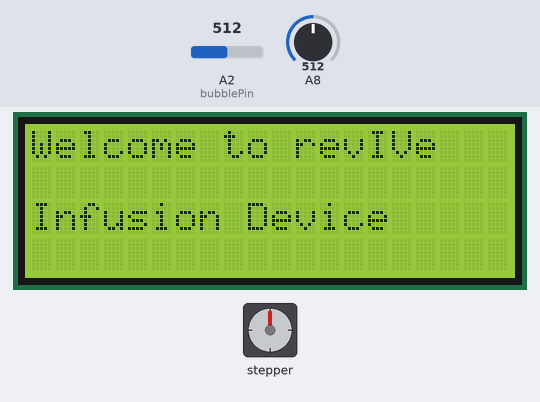
Simulated run of this sketch. Board: Arduino Mega 2560, built with avr-gcc and run on an emulated ATmega2560. Parts: 20×4 character LCD, stepper motor. The test bench sets the inputs (shaded band); at power-on: A8 = 512, A2 (bubblePin) = 512. Stepper angles assume 200 steps per turn; what the sketch prints to the serial monitor is not drawn.

Above: at 6.2 s.
6.3 s: A8 set to 198
At 7.1 s:
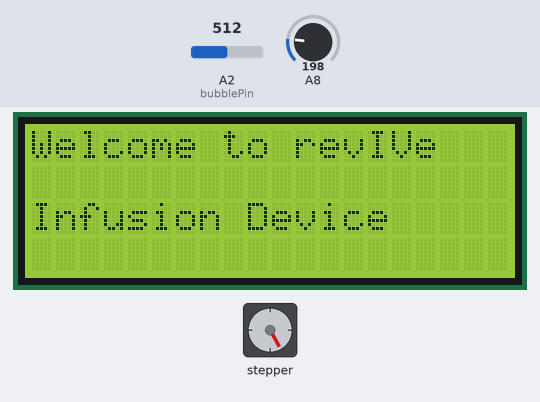
11.1 s: A8 set to 178
At 12.4 s:
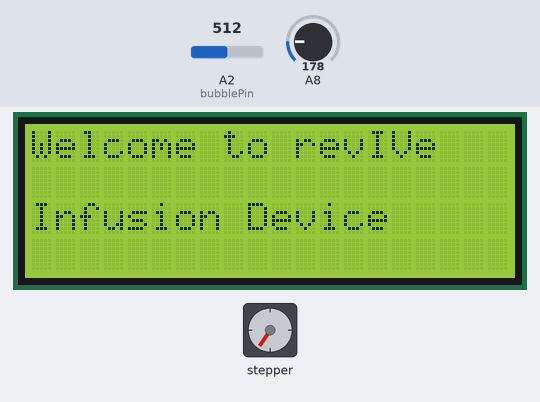
15.9 s: A8 set to 156
At 17.4 s:
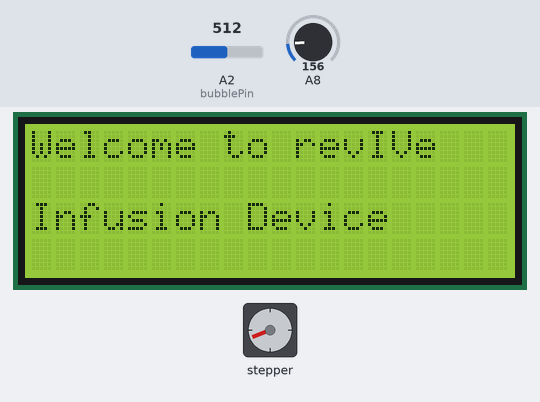
20.7 s: A8 set to 146
At 22.5 s:
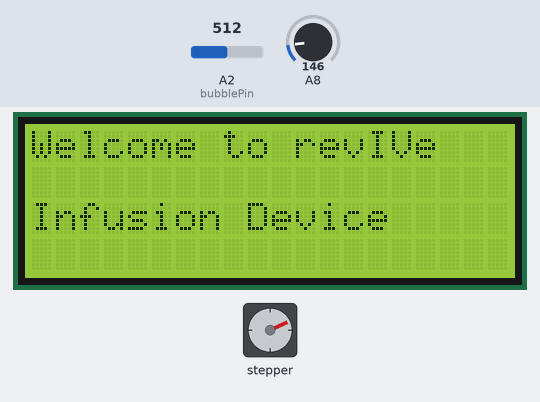
25.5 s: A8 set to 122
30.3 s: A8 set to 111
Timing chart, 0 to 44.4 s (numbered marks = the images above; inputs shaded):
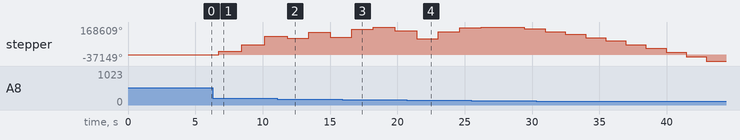

The sketch:

weightProcessing.ino
```cpp
// Analog values for calibration
const float loadA = 16.99; // Lower bound weight g
const int analogvalA = 117; // analog reading taken with load A on the load cell
const float loadB = 1113.45; // Upper bound weight g
const int analogvalB = 1016; // analog reading taken with load B on the load cell
const double dens1 = 1.00; // Saline density @ 22C g/mL
/*

const double loadA = 71.45; // Lower bound weight g
const int analogvalA = 74.75; // analog reading taken with load A on the load cell
const double loadB = 1113.45; // Upper bound weight g
const int analogvalB = 19571.30; // analog reading taken with load B on the load cell
*/
double dataCollect(int ni) {
  double n = ni*1.0;


  double x[ni];
  double y[ni];
  double analogValue;
  double mll;
  double y0;
  double x0;
  int index;
  int ssd;


  for(index = 0; index < ni; index++) {

    ssd = analogRead(A8);

    analogValue = analogToLoad(ssd*1.0)/dens1; //get volume
    Serial.print("analog: ");Serial.println(analogValue);
    mll=millis()/1000;
    //delay(300);
    if (index == 1) {
      y0 = analogValue;
      x0 = mll;
    }
    x[index] = mll - x0;
    y[index] = y0 - analogValue;

  }

  //double x[16] = {0, 0.1000, 0.2000, 0.3000, 0.4000, 0.5000, 0.6000, 0.7000, 0.8000, 0.9000, 1.0000, 1.1000, 1.2000, 1.3000, 1.4000, 1.5000};
  //double y[16] = {-0.0241, 0.3319, 0.6313, 0.8135, 1.1970, 1.4835, 1.8628, 2.2093, 2.5109, 2.6136, 3.0077, 3.1786, 5.4886, 3.8993, 4.3533, 4.4230};

  double m = simpleLinearRegression(x,y,ni);

  Serial.print("original m: "); Serial.print(m*3600);


  double theta = atan(m);
  double yo[ni];

  for(index = 0; index < ni; index++) {
    yo[index] = abs(-1*x[index]*sin(theta) + y[index]*cos(theta));
  }

  int CNT = noOut(x, y, yo, ni, m);

  double xi[CNT];
  double yi[CNT];

  filterFlat(x, y, yo, xi, yi, ni, m);

  double m2 = simpleLinearRegression(xi,yi,CNT);
  Serial.print(" new m: "); Serial.println(m2*3600);
  return abs(m2*3600);


  //arrayAdd2(x,y,yo,ni);
}


int filterFlat(double *x, double *y, double *yo, double *xi, double *yi, int n, double m) {
  double stdo = standard_deviation(yo,n)*sqrt(1 + m*m);
  //Serial.print("std: "); Serial.println(stdo);
  int CNT = 0;

  for(int index = 0; index < n; index++) {
    if (yo[index]<2*stdo) {
      xi[CNT] = x[index];
      yi[CNT] = y[index];
      ++ CNT;

    }
    else {
     //Serial.print("excluded: "); Serial.print(index);
    //Serial.print("number: "); Serial.println(yo[index]);
    }
  }
  return CNT;
}

int noOut(double *x, double *y, double *yo, int n, double m) {
  double stdo = standard_deviation(yo,n)*sqrt(1 + m*m);
  int CNT = 0;

  for(int index = 0; index < n; index++) {
    if (yo[index]<2*stdo) {
      ++ CNT;
    }
  }
  return CNT;
}

double simpleLinearRegression(double *x, double *y, int ni) {
  double n = ni*1.0;

  double xy[ni];
  double x2[ni];

  double sx = arrayAdd(x,ni);
  double sy = arrayAdd(y,ni);

  arrayMult(x,y,xy,ni);
  arrayMult(x,x,x2,ni);

  double sxy = arrayAdd(xy,ni);
  double sx2 = arrayAdd(x2,ni);

  double m;


  m = (sxy - (1/n)*(sx)*(sy))/(sx2 - (1/n)*sx*sx);

  return m;

}

double arrayAdd(double *vec, int n) {

  int index;
  double total=0;

  for(index = 0; index < n; index++)
  {
    total += vec[index];
  }

  return(total);

}

void arrayMult(double *vec1, double *vec2, double *vec3, int n) {

  int index;

  for(index = 0; index < n; index++)
  {
    vec3[index] = vec1[index]*vec2[index];
  }


}

void arrayAdd2(double *vec1, double *vec2, double *vec3, int n) {
  int index;

  for(index = 0; index < n; index++)
  {
    vec3[index] = vec1[index] + vec2[index];
  }


}

double standard_deviation(double data[], int n)
{
    double mean=0.0, sum_deviation=0.0;
    int i;

    for(i=0; i<n;++i)
    {
        mean+=data[i];
    }
    mean=mean/n;

    for(i=0; i<n;++i) {
    sum_deviation+=(data[i]-mean)*(data[i]-mean);
    }
    return sqrt(sum_deviation/(n-1));
}

double analogToLoad(double analogval) {
  // using a custom map-function, because the standard arduino map function only uses int
  double load = mapdouble(analogval, analogvalA, analogvalB, loadA, loadB);
  return load;
}

double mapdouble(double x, double in_min, double in_max, double out_min, double out_max)
{
  return (x - in_min) * (out_max - out_min) / (in_max - in_min) + out_min;
}
```

LoadCellVoltage.ino
```cpp
/*
// Started Jan 16 2016

// Constants
// Example densities
const float dens1 = 1.0046; // Saline density @ 22C g/mL
//const float calib = 10000; // Predetermined calibration factor from curve (weight = voltage*calib)

// Analog values for calibration
float loadA = 0; // Lower bound weight g
float analogvalA = 11; // analog reading taken with load A on the load cell

float loadB = 1262.5; // Upper bound weight g
float analogvalB = 167; // analog reading taken with load B on the load cell


// Loop
float loadCellFlowRate () {
    float analogval = analogRead(A0); // Reading load cell voltage at A0 pin
    Serial.println(analogval);
    // Calculating weight in 2 ways (To see which one is more accurate)
    // Using map for smooth linear calibration
    float load = map(analogval, analogvalA, analogvalB, loadA, loadB); // Mapping calibration between loadA -> loadB
    float rate1 = load / dens1;  // Mass -> Volume
    return rate1;
}
*/
```

PID.h
```cpp
#ifndef PID_h
#define PID_h

class PID{
public:
  double error;
  double sample;
  double lastSample;
  double kP, kI, kD;
  double P, D;
  double I = 0;
  double pid;
  int step;
  int totSteps = 0;

  double setPoint;
  long lastProcess;

  PID(double _kP, double _kI, double _kD) {
    kP = _kP;
    kI = _kI;
    kD = _kD;
  }

  void addNewSample(double _sample){
    sample = _sample;
  }

  void setSetPoint(double _setPoint){
    setPoint = _setPoint;
  }

  double process(){
    // PID implementation
    error = setPoint - sample;
    float deltaTime = (millis() - lastProcess) / 1000.0;
    lastProcess = millis();

    //P
    P = error * kP;

    //I
    I = I + (error * kI) * deltaTime;

    //D
    // Use better D?
    D = (lastSample - sample) * kD / deltaTime;
    lastSample = sample;

    // Sum of everything
    if (abs(error)>8) {
      pid = P + I + D;
    }

    step = round(pid);
    return (step - totSteps);
    totSteps = step;
  }
};

#endif
```

appendValue.ino
```cpp
void appendValue(char key, int *userVal) {

  int newVal = key - '0';
  userVal[3] = userVal[2];
  userVal[2] = userVal[1];
  userVal[1] = userVal[0];
  userVal[0] = newVal;
}

int arrayToNum(int *userVal) {

  return 1000*userVal[3] + 100*userVal[2] + 10*userVal[1] + userVal[0];

}
```

arduinoMain.ino
```cpp
#include <Stepper.h>

#include <LiquidCrystal.h> // Access Arduino's built in LCD library
#include <Keypad.h> //Access keypad library (Download it from readme link)
#include "PID.h"
#include "pitches.h"

#include "Adafruit_ADS1015.h"
#include <Wire.h>

//A2D
Adafruit_ADS1115 ads;  /* Use this for the 16-bit version */

PID stepperPID = PID(0.001,1,0);

const byte rows = 4; //four rows
const byte cols = 4; //three columns
char keys[rows][cols] = {
  {'1','2','3','A'},
  {'4','5','6','B'},
  {'7','8','9','C'},
  {'*','0','#','D'}
};

byte colPins[cols] = {26, 27, 28, 29}; //connect to the row pinouts of the keypad
byte rowPins[rows] = {22, 23, 24, 25}; //connect to the column pinouts of the keypad
Keypad keypad = Keypad( makeKeymap(keys), rowPins, colPins, rows, cols );

LiquidCrystal lcd(12, 11, 5, 4, 3, 2);

int allUserInputs[3] = {0, 0, 0};
Stepper biStepper(200, 32, 33, 31, 30);

float bubbleCalibration;

int bubblePin = A2; //the pin connected to bubble detection
int speakerPin = 8; //the pin that is connected to the speaker for alarms

//double x[16] = {0, 0.1000, 0.2000, 0.3000, 0.4000, 0.5000, 0.6000, 0.7000, 0.8000, 0.9000, 1.0000, 1.1000, 1.2000, 1.3000, 1.4000, 1.5000};
//double y[16] = {-0.0241, 0.3319, 0.6313, 0.8135, 1.1970, 1.4835, 1.8628, 2.2093, 2.5109, 2.6136, 3.0077, 3.1786, 5.4886, 3.8993, 4.3533, 4.4230};

//double stdi = standard_deviation(y,16);


void setup() {
  ads.begin();
  // put your setup code here, to run once:
  Serial.begin(9600);
  lcd.begin(20, 4);

  lcd.print("Welcome to revIVe   Infusion Device");
  delay(5000);

  //Serial.print("std: "); Serial.println(stdi);
  //Serial.print("m: "); Serial.println(dataCollect(16));

  stepperPID.setSetPoint(500);


  bubbleCalibration = calibrateBubbleDetection();
  //screen1(&allUserInputs[0]);

  //stepperPID.setSetPoint(538);
  // Initialize all pins


}


void loop() {
  // put your main code here, to run repeatedly:

  //lcd.clear();
  //lcd.print(dataCollect(200));

  //biStepper.step(1);
  //delay(2000);

  //Serial.println(analogRead(bubblePin));
  if (abs((analogRead(bubblePin) - bubbleCalibration)/bubbleCalibration)>0.3) {
    //tone(speakerPin,NOTE_C7,15000);
  }

  //A2D
  float m = dataCollect(100);


  stepperPID.addNewSample(m);

  biStepper.step(stepperPID.process());

  //Serial.print("flow rate:"); Serial.println(dataCollect(100));
  /*
  long adc00 = 0;
  long ssd;

  for(int index = 0; index < 200; index++) {
    ssd = ads.readADC_SingleEnded(0) + 700;
    if (index > 20) {
    adc00 += ssd;
    Serial.print("AIN0: "); Serial.println(ssd);
    }
  }

  Serial.println(adc00/179.0);
  Serial.println(" ");
  long adc0, adc1, adc2, adc3;

  adc0 = ads.readADC_SingleEnded(0) + 700;
  adc1 = ads.readADC_SingleEnded(1);
  adc2 = ads.readADC_SingleEnded(2);
  adc3 = ads.readADC_SingleEnded(3);
  Serial.print("AIN0: "); Serial.println(adc0);
  Serial.print("AIN1: "); Serial.println(adc1);
  Serial.print("AIN2: "); Serial.println(adc2);
  Serial.print("AIN3: "); Serial.println(adc3);
   Serial.println(" ");

  //Serial.println(adc0/5000);
  */


  // get load cell voltage
  //float flowRate;
  //flowRate = loadCellFlowRate();


  // call PID
  // figure out how much to move the motor
}
```

bubbleDetection.ino
```cpp
float calibrateBubbleDetection() {
  float cc=0;
  float cnt=0;
  while(tictoc(2000)) {
    cc += analogRead(bubblePin);
    ++cnt;
    Serial.println(analogRead(bubblePin));
  }
  Serial.println(cc/cnt);
  return (cc/cnt);
}
```

pitches.h
```cpp
/*************************************************
 * Public Constants
 *************************************************/

#define NOTE_B0  31
#define NOTE_C1  33
#define NOTE_CS1 35
#define NOTE_D1  37
#define NOTE_DS1 39
#define NOTE_E1  41
#define NOTE_F1  44
#define NOTE_FS1 46
#define NOTE_G1  49
#define NOTE_GS1 52
#define NOTE_A1  55
#define NOTE_AS1 58
#define NOTE_B1  62
#define NOTE_C2  65
#define NOTE_CS2 69
#define NOTE_D2  73
#define NOTE_DS2 78
#define NOTE_E2  82
#define NOTE_F2  87
#define NOTE_FS2 93
#define NOTE_G2  98
#define NOTE_GS2 104
#define NOTE_A2  110
#define NOTE_AS2 117
#define NOTE_B2  123
#define NOTE_C3  131
#define NOTE_CS3 139
#define NOTE_D3  147
#define NOTE_DS3 156
#define NOTE_E3  165
#define NOTE_F3  175
#define NOTE_FS3 185
#define NOTE_G3  196
#define NOTE_GS3 208
#define NOTE_A3  220
#define NOTE_AS3 233
#define NOTE_B3  247
#define NOTE_C4  262
#define NOTE_CS4 277
#define NOTE_D4  294
#define NOTE_DS4 311
#define NOTE_E4  330
#define NOTE_F4  349
#define NOTE_FS4 370
#define NOTE_G4  392
#define NOTE_GS4 415
#define NOTE_A4  440
#define NOTE_AS4 466
#define NOTE_B4  494
#define NOTE_C5  523
#define NOTE_CS5 554
#define NOTE_D5  587
#define NOTE_DS5 622
#define NOTE_E5  659
#define NOTE_F5  698
#define NOTE_FS5 740
#define NOTE_G5  784
#define NOTE_GS5 831
#define NOTE_A5  880
#define NOTE_AS5 932
#define NOTE_B5  988
#define NOTE_C6  1047
#define NOTE_CS6 1109
#define NOTE_D6  1175
#define NOTE_DS6 1245
#define NOTE_E6  1319
#define NOTE_F6  1397
#define NOTE_FS6 1480
#define NOTE_G6  1568
#define NOTE_GS6 1661
#define NOTE_A6  1760
#define NOTE_AS6 1865
#define NOTE_B6  1976
#define NOTE_C7  2093
#define NOTE_CS7 2217
#define NOTE_D7  2349
#define NOTE_DS7 2489
#define NOTE_E7  2637
#define NOTE_F7  2794
#define NOTE_FS7 2960
#define NOTE_G7  3136
#define NOTE_GS7 3322
#define NOTE_A7  3520
#define NOTE_AS7 3729
#define NOTE_B7  3951
#define NOTE_C8  4186
#define NOTE_CS8 4435
#define NOTE_D8  4699
#define NOTE_DS8 4978
```

startUp.ino
```cpp
void screen1(int *allUserInputs) {
  lcd.clear();
  lcd.print("Type of fluid:");
  lcd.setCursor(0, 1);
  lcd.print("1. Saline-based");
  lcd.setCursor(0, 2);
  lcd.print("2. Blood-based");

  char key = keypad.getKey();
  while (key!='1' && key!='2') {
    key = keypad.getKey();
    if (key!=NO_KEY) {
     Serial.println(key) ;
    }
  }


  screen2(key,&allUserInputs[0]);
}

void screen2(char typeFluid, int *allUserInputs) {
  lcd.clear();

  lcd.print("Confirm?");

  lcd.setCursor(10, 2);
  lcd.print("A.Continue");
  lcd.setCursor(10, 3);
  lcd.print("B.Back");

  if (typeFluid == '1') {
    lcd.setCursor(0, 1);
    lcd.print("1. Saline-based");
    allUserInputs[0] = 1;
  }
  else {
    lcd.setCursor(0, 1);
    lcd.print("2. Blood-based");
    allUserInputs[0] = 2;
  }

  char key = NO_KEY;
  while (key!='A' && key!='B'){
    key = keypad.getKey();
  }

  if (key=='B') {
    screen1(&allUserInputs[0]);
  }
  if (key=='A') {
    screen3(&allUserInputs[0]);
  }
}

void screen3(int *allUserInputs) {
  lcd.clear();
  lcd.print("Input Volume:");
  lcd.setCursor(4, 1);
  lcd.print("mL");

  lcd.setCursor(0, 2);
  lcd.print("*Clear");
  lcd.setCursor(10, 2);
  lcd.print("A.Continue");
  lcd.setCursor(10, 3);
  lcd.print("B.Back");

  char key = keypad.getKey();

  lcd.setCursor(0, 1);
  int no = 0;

  int userVal[4] = {0, 0, 0, 0};
  int totVol = 0;
  while (key!='A' && key!='B' && key!='*') {

    //lcd.setCursor(0, 0);
    if (key != NO_KEY && no!=4 && key != 'C' && key != 'D' && key != '#'){
      //Serial.println(key);

      lcd.print(key);
      appendValue(key,&userVal[0]);
      ++no;
      totVol = arrayToNum(&userVal[0]);
      Serial.println(totVol);
    }
    key = keypad.getKey();
  }

  if (key=='A') {
    allUserInputs[1] = totVol;
    screen4(&allUserInputs[0]);
  }

  else if (key=='B') {
    screen1(&allUserInputs[0]);
  }

  else {
    screen3(&allUserInputs[0]);
  }
}

void screen4(int *allUserInputs) {
  lcd.clear();
  lcd.print("Input Flow Rate:");
  lcd.setCursor(4, 1);
  lcd.print("mL/hr");

  lcd.setCursor(0, 2);
  lcd.print("*Clear");
  lcd.setCursor(10, 2);
  lcd.print("A.Continue");
  lcd.setCursor(10, 3);
  lcd.print("B.Back");

  char key = keypad.getKey();

  lcd.setCursor(0, 1);
  int no = 0;

  int userVal[4] = {0, 0, 0, 0};
  int totFlow = 0;
  while (key!='A' && key!='B' && key!='*') {

    //lcd.setCursor(0, 0);
    if (key != NO_KEY && no!=4 && key != 'C' && key != 'D' && key != '#'){
      //Serial.println(key);

      lcd.print(key);
      appendValue(key,&userVal[0]);
      ++no;
      totFlow = arrayToNum(&userVal[0]);
      Serial.println(totFlow);
    }
    key = keypad.getKey();
  }

  if (key=='A') {
    allUserInputs[2] = totFlow;
    screen5(&allUserInputs[0]);
  }

  else if (key=='B') {
    screen3(&allUserInputs[0]);
  }

  else {
    screen4(&allUserInputs[0]);
  }
}

void screen5(int *allUserInputs) {
  lcd.clear();
  if (allUserInputs[0]==1) {
    lcd.print("Fluid: Saline-based");
  }
  else {
    lcd.print("Fluid: Blood-based");
  }
  lcd.setCursor(0, 1);
  lcd.print("Volume: ");
  lcd.print(String(allUserInputs[1]));
  lcd.print("mL");

  lcd.setCursor(0, 2);
  lcd.print("Flow Rate: ");
  lcd.print(String(allUserInputs[2]));
  lcd.print("mL/hr");

  lcd.setCursor(0, 3);
  lcd.print("Begin?  A.Yes B.No");


  char key = keypad.getKey();
  while (key!='A' && key!='B'){
    key = keypad.getKey();
  }

  if (key=='B') {
    screen4(&allUserInputs[0]);
  }
  if (key=='A') {
    screen6(&allUserInputs[0]);
  }
}

void screen6(int *allUserInputs) {
  lcd.clear();
  lcd.print("Beginning Treatment");
  lcd.setCursor(4, 1);
  unsigned int Vol = allUserInputs[1];
  unsigned int flowRate = allUserInputs[2];
  lcd.print(String(Vol/flowRate));
  lcd.print(" hrs ");
  int mins = ((Vol*60)/flowRate) % 60;
  lcd.print(String(mins));
  lcd.print(" mins");

  lcd.setCursor(3, 2);
  lcd.print("until complete");
  delay(10000);
  screen7(&allUserInputs[0]);
}

void screen7(int *allUserInputs) {
  lcd.clear();
  unsigned int Vol = allUserInputs[1];
  unsigned int flowRate = allUserInputs[2];
  lcd.print(String(Vol/flowRate));
  lcd.print(" hrs ");
  int mins = ((Vol*60)/flowRate) % 60;
  lcd.print(String(mins));
  lcd.print(" mins left");
  lcd.setCursor(0, 1);
  lcd.print("350mL delivered");

  lcd.setCursor(0, 2);
  lcd.print("Treatment Settings:");

  lcd.setCursor(0, 3);
  lcd.print(String(Vol));
  lcd.print("mL at ");
  lcd.print(String(flowRate));
  lcd.print("mL/hr");

}
```

tictoc.ino
```cpp
boolean b = false;

boolean tictoc (float tMil) {
  float tIni;

  if (!b){
    tIni = millis();
  }

  boolean tElapse = false;
  if ((millis() - tIni) < tMil) {
    tElapse = true;
    b=true;
  }
  else {
    tElapse = false;
    b =false;
  }

  return tElapse;
}
```

Measured:
- the behaviour switches between 186 and 185 on A8 (found by bisection; images 1 and 2)
- the behaviour switches between 147 and 146 on A8 (found by bisection; images 3 and 4)
